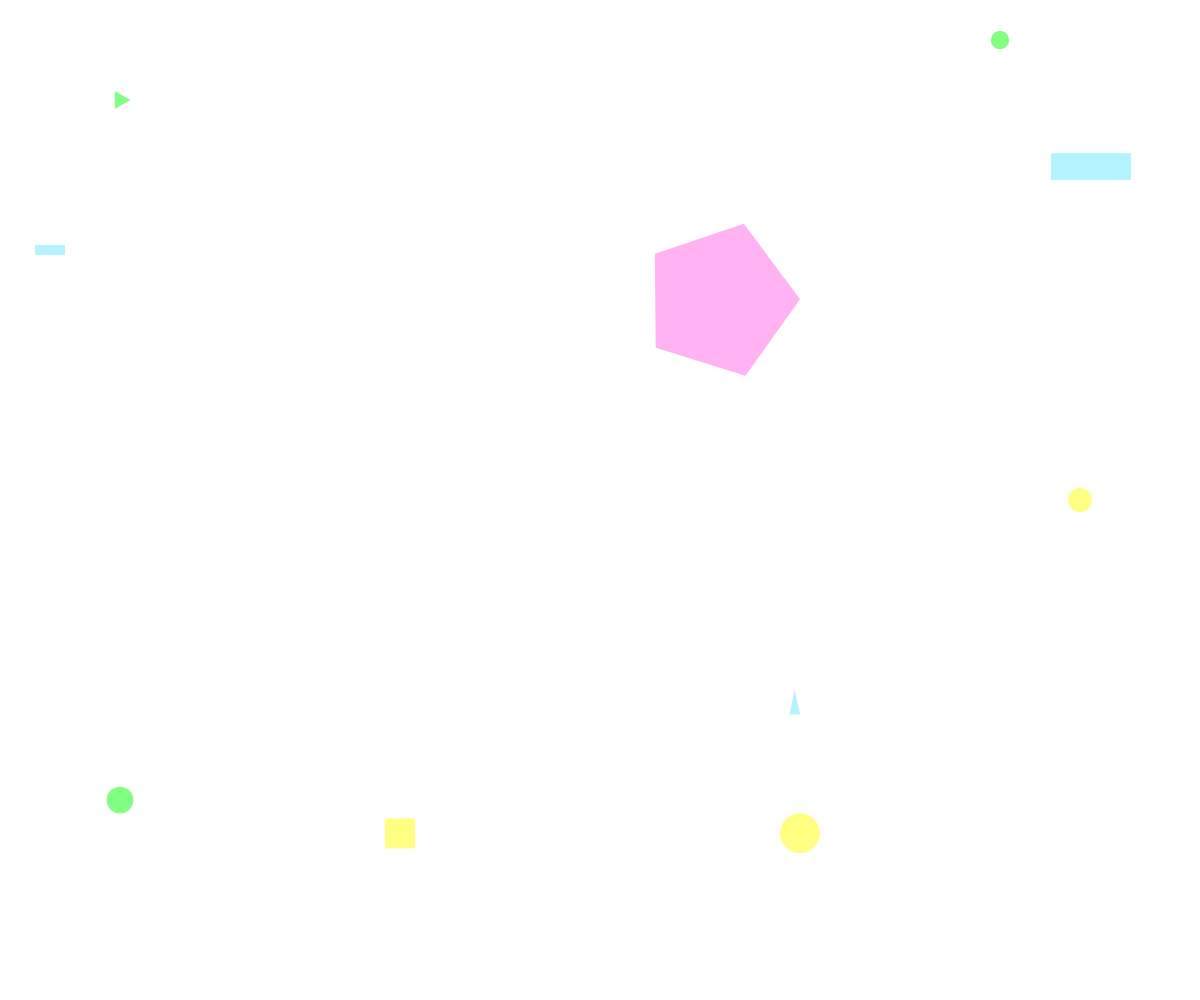
Frame 1 (no input)
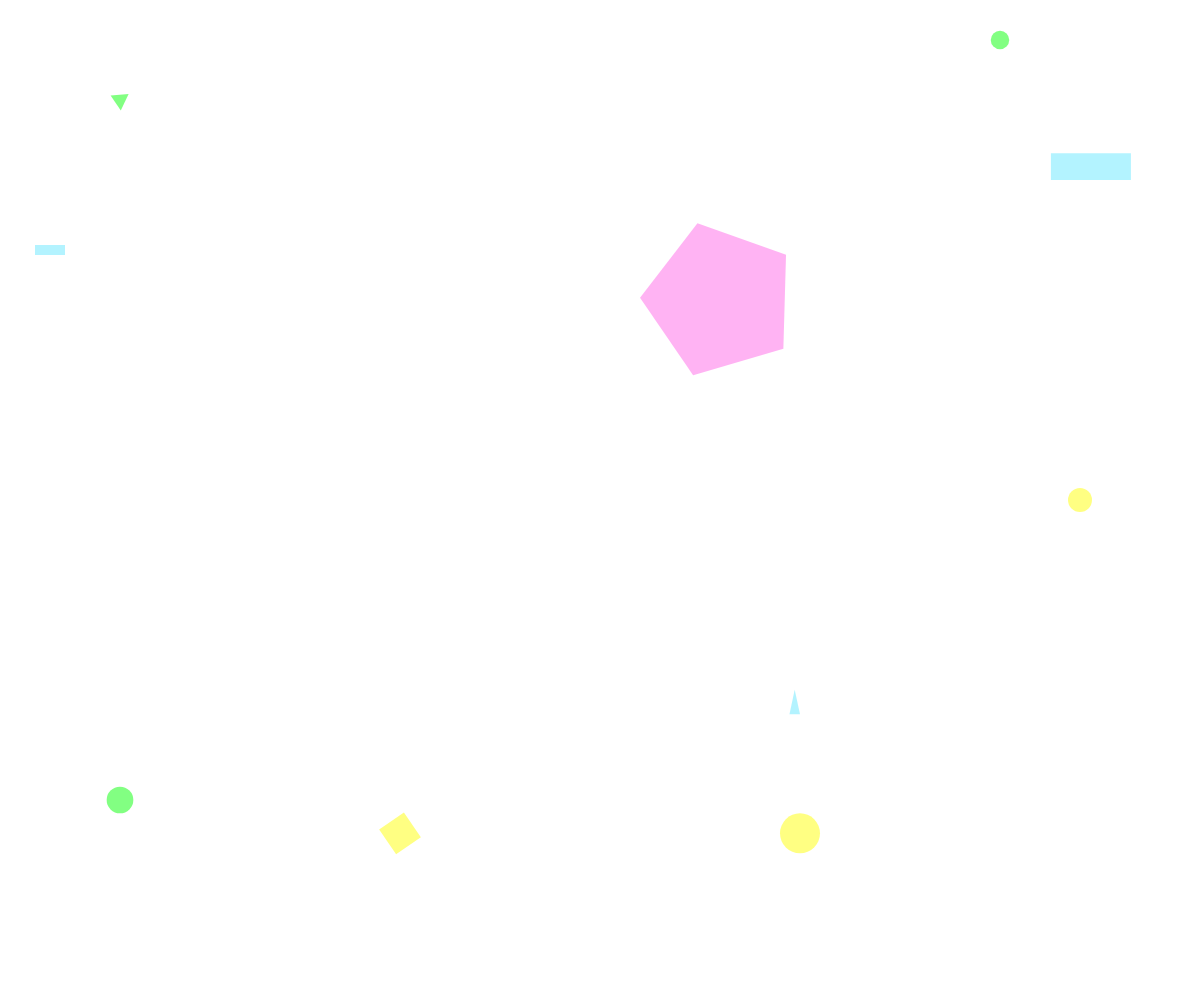
Frame 60 (no input)
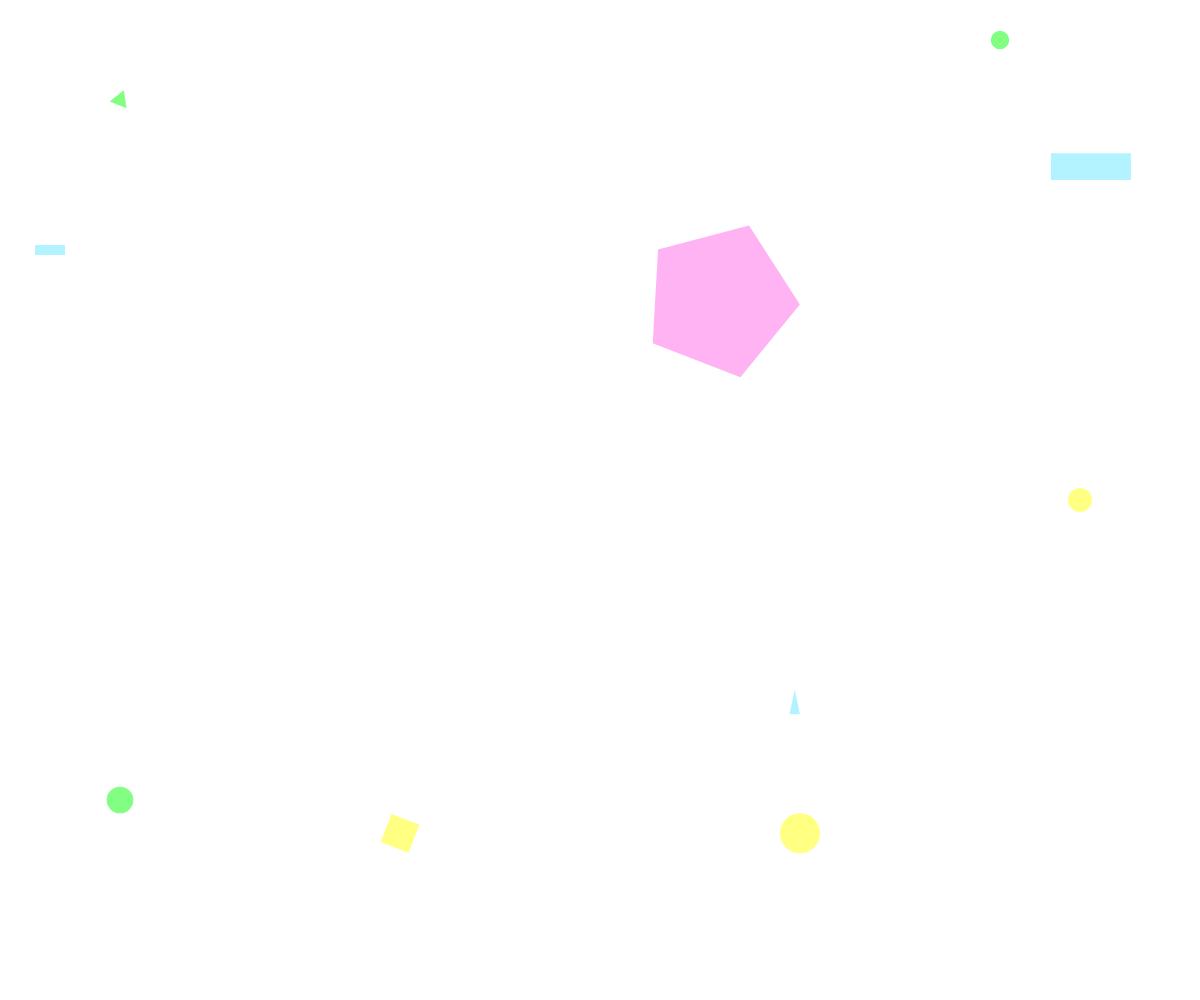
Frame 120 (the mouse pressed at the canvas centre since frame 60)

The p5.js sketch that drew these frames (run headless with seeded random() and noise() and a simulated clock; from frame 60 on, the mouse is pressed at the canvas centre):

// p5.js sketch
// ── sketch.js
var canvas;

function windowResized(){
   resizeCanvas(windowWidth, windowHeight);
}

function setup() { 
canvas = createCanvas(windowWidth, windowHeight);
    canvas.style('z-index', '-1');
	rectMode(CENTER);
    
} 

function draw() { 
  background(255);
  noStroke();
  fill(0,255,0, 125);
  push();
  translate(width/10, height/10)
  rotate(frameCount / -100.00);
  polygon(0,0,width/115,3);
  pop();
  ellipse(width/10,height*0.8,width/45,width/45);
  ellipse(width/1.2,height/25,width/65,width/65);
 
  
 
  fill(100,230,255, 125)
  rect(50,250,30,10);
	triangle(width/1.5,height/1.4, width/1.51,height/1.45, width/1.52,height/1.4);
  rect(width/1.1, height/6, width/15, width/45);
    ellipse(width/1.1, height/0.5, width/30, width/30);
  
  noStroke();
  fill(255,255,0, 125);
  push();
  translate(width/3, height/1.2);
  rotate(frameCount / -100.0);
  rect(0,0, width/40,width/40);
  pop();
    ellipse(width/1.5, height/1.2, width/30,width/30)
  
  noStroke();
  fill(255,255,0,125);
  ellipse(width*0.9, height*0.5, width/50,width/50);
  
  //polygon adapted from: https://p5js.org/examples/form-regular-polygon.html
  stroke(255,100,230, 125);
  noStroke();
  fill(255,100,230,125);

  
  push();
  translate(width*0.6, height*0.3);
  rotate(frameCount / -100.0);
  polygon(0, 0, width/15, 5); 
  pop();
  
  
}
//polygon function adapted from: https://p5js.org/examples/form-regular-polygon.html
function polygon(x, y, radius, npoints) {
  var angle = TWO_PI / npoints;
  beginShape();
  for (var a = 0; a < TWO_PI; a += angle) {
    var sx = x + cos(a) * radius;
    var sy = y + sin(a) * radius;
    vertex(sx, sy);
  }
  endShape(CLOSE);
}

// ── style.css
html{
    min-height:100%;
} 

body {
    min-height:100%;
    width:100%;
  margin: 0;
  padding: 0;
}

canvas{
    position:fixed;
    top:0;
    left:0;
}
